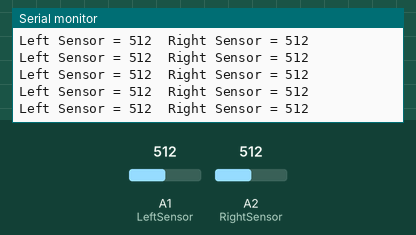
Simulated run of this sketch. Board: Arduino Uno, built with avr-gcc and run on an emulated ATmega328P. Shown: the last lines printed to the serial monitor. The test bench sets the inputs (shaded band); at power-on: A1 (LeftSensor) = 512, A2 (RightSensor) = 512.

Above: at 1.2 s.
1.3 s: A1 (LeftSensor) set to 108
At 1.4 s:
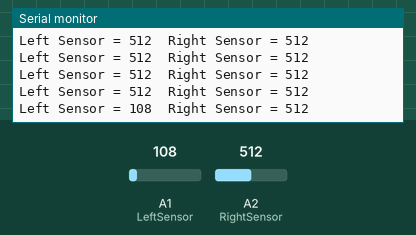
4.3 s: A1 (LeftSensor) set to 90
At 4.32 s:
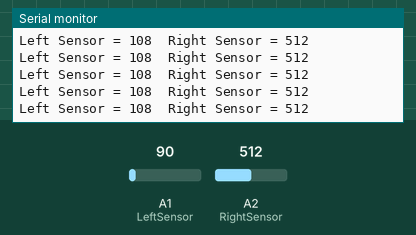
10.3 s: A2 (RightSensor) set to 985
At 10.8 s:
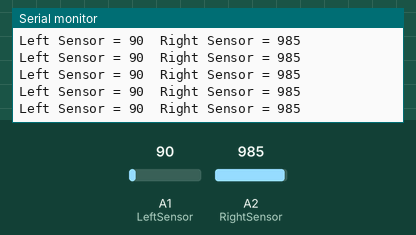
13.3 s: A2 (RightSensor) set to 1014
At 13.46 s:
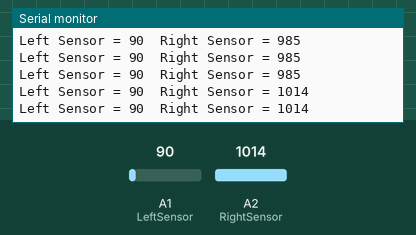
Timing chart, 0 to 16.3 s (numbered marks = the images above; inputs shaded):
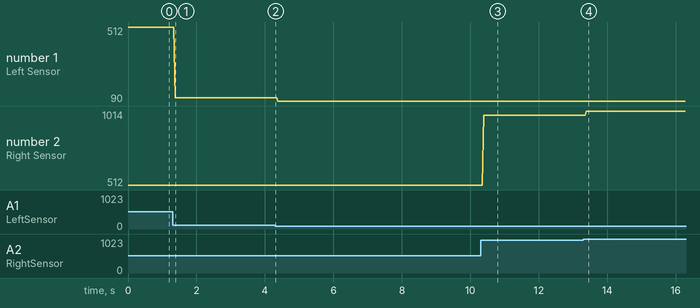

Measured:
- after the input at 1.3 s, the serial monitor: prints a new line after 0.08 s (image 1)
- after the input at 10.3 s, the serial monitor: prints a new line after 0.09 s (image 3)
- after the input at 13.3 s, the serial monitor: prints a new line after 0.09 s (image 4)
- plotted number 1: 512 → 108 after the input at 1.3 s, 108 → 90 after the input at 4.3 s
- plotted number 2: 512 → 985 after the input at 10.3 s, 985 → 1014 after the input at 13.3 s

The sketch:

LeftRightSensing.ino
```cpp
const int LeftSensor = A1;
const int RightSensor = A2;


void setup()
{
  Serial.begin(9600);
}

void loop()
{
int LeftSensorValue = analogRead(LeftSensor);
int RightSensorValue = analogRead(RightSensor);

Serial.print("Left Sensor = ");
Serial.print(LeftSensorValue);
Serial.print("\t");
Serial.print("Right Sensor = ");
Serial.print(RightSensorValue);
Serial.println("\t");

}
```
